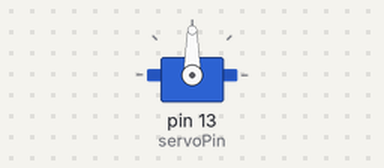
Bench run of a sketch on a simulated Arduino Uno, built with avr-gcc and run on an emulated ATmega328P. On the bench: servo. At 3.1 s the program stops and its outputs stay as they are.

Above: at 0.1 s.
At 1.1 s:
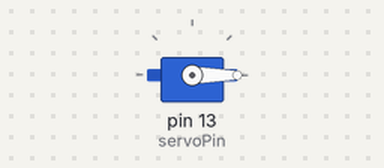
At 1.9 s:
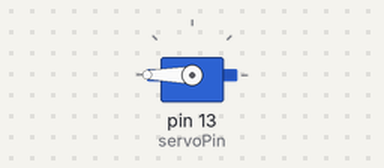
Timing chart, 0 to 4.1 s (numbered marks = the images above):
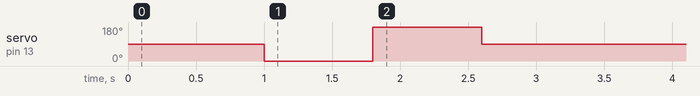

Measured:
- by itself, servo on pin 13 (servoPin): 90° → 0° at 1.0 s, → 180° 0.80 s later, → 90° 0.80 s later

The sketch:

servo_vertical_launcher.ino
```cpp
// ROBOTIC ARM BALL PUSHER
// Servo at elbow joint - lifts arm up, then pushes forward
// Upload after reaching black center

#include <Servo.h>

Servo elbowServo;  // Servo at the elbow joint
const int servoPin = 13;  // Change if using different pin

// Servo positions for elbow joint
const int ARM_DOWN = 90;      // Arm resting (horizontal/down)
const int ARM_UP = 0;         // Arm lifted up (elbow bent up)
const int ARM_PUSH = 180;     // Arm extended forward (pushing motion)

// You might need to reverse these if your servo is mounted differently:
// const int ARM_DOWN = 90;
// const int ARM_UP = 180;
// const int ARM_PUSH = 0;

// Timing
const int LIFT_TIME = 600;    // Time to lift arm up
const int PAUSE_TIME = 200;   // Pause at top before pushing
const int PUSH_TIME = 300;    // Time for push motion

void setup() {
  elbowServo.attach(servoPin);

  // Start with arm down/resting
  elbowServo.write(ARM_DOWN);
  delay(1000);

  // Execute push sequence
  pushBall();

  // Return to resting position
  elbowServo.write(ARM_DOWN);
  delay(500);

  // Done
  while(1);
}

void loop() {
  // Not used
}

void pushBall() {
  // Step 1: Lift arm UP (bend elbow)
  elbowServo.write(ARM_UP);
  delay(LIFT_TIME);

  // Step 2: Brief pause at top
  delay(PAUSE_TIME);

  // Step 3: PUSH forward (extend arm)
  elbowServo.write(ARM_PUSH);
  delay(PUSH_TIME);

  // Step 4: Hold push position
  delay(500);
}


// ==========================================
// ALTERNATIVE: If you need SLOWER movement
// ==========================================
/*
void pushBallSlow() {
  // Gradually lift arm up
  for(int angle = ARM_DOWN; angle >= ARM_UP; angle--) {
    elbowServo.write(angle);
    delay(10);  // Smooth motion
  }

  delay(PAUSE_TIME);

  // Push forward fast
  elbowServo.write(ARM_PUSH);
  delay(PUSH_TIME);
}
*/


// ==========================================
// ALTERNATIVE: If you need MORE FORCE
// ==========================================
/*
void pushBallHard() {
  // Quick lift
  elbowServo.write(ARM_UP);
  delay(300);

  // FAST push (more force)
  elbowServo.write(ARM_PUSH);
  delay(100);  // Very fast = more impact
}
*/
```
